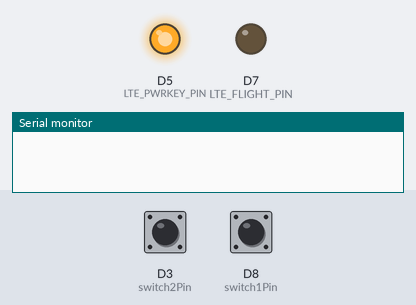
A sketch run on a simulated Arduino Zero (SAMD21). On the bench: output pins drawn as LEDs (lit = HIGH), the last lines printed to the serial monitor. The test bench sets the inputs (shaded band); at power-on: D3 (switch2Pin) HIGH, D8 (switch1Pin) HIGH. The modem accepts every AT command (registered, SIM ready, sends succeed) and sends nothing else.

Above: at 0.2 s.
At 16.6 s:
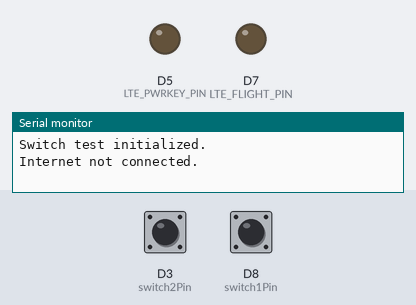
16.7 s: D3 (switch2Pin) pulled LOW for 0.15 s
18.8 s: D8 (switch1Pin) pulled LOW for 0.15 s
Timing chart, 0 to 21.8 s (numbered marks = the images above; inputs shaded):
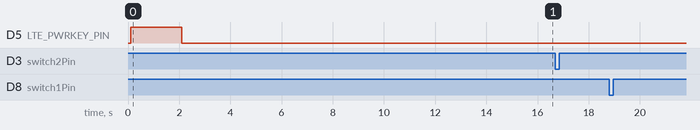

The sketch:

Blueband_final.ino
```cpp
#define DEBUG false

#define LTE_PWRKEY_PIN 5
#define LTE_RESET_PIN 6
#define LTE_FLIGHT_PIN 7

const int switch1Pin = 8;
const int switch2Pin = 3;

volatile bool sosPressed = false;
volatile bool okPressed = false;
volatile bool sendingMessage = false;


unsigned long lastTrackSendTime = 0;
const unsigned long trackSendInterval = 500; // 1.5 seconds

int gpsSendAttempts = 0;
const int maxAttempts = 25;

String sendData(String command, const int timeout, boolean debug = false) {
    String response = "";
    Serial1.println(command);

    long int startTime = millis();
    while (millis() - startTime < timeout) {
        while (Serial1.available()) {
            char c = Serial1.read();
            response += c;
        }
    }

    if (debug) {
        SerialUSB.print(command);
        SerialUSB.print(" Response: ");
        SerialUSB.println(response);
    }

    return response;
}

String extractNMEA(String response) {
    int start = response.indexOf("+CGPSINFO: ");
    if (start != -1) {
        start += 11; // Move past "+CGPSINFO: "
        int end = response.indexOf("OK", start);
        if (end != -1 && end > start) {
            String nmea = response.substring(start, end);
            nmea.trim(); // Trim any leading/trailing whitespace
            return nmea;
        }
    }
    return ""; // Return empty string if NMEA sentence not found or invalid format
}

bool sendHTTPRequest(String url, String jsonPayload, bool breath) {
    if (breath) {
        delay(50);  // Adjusted for minimal delay
    }
    SerialUSB.println("Sending HTTP request to " + url);

    sendData("AT+HTTPINIT", 100, DEBUG);
    sendData("AT+HTTPPARA=\"CID\",1", 100, DEBUG);
    sendData("AT+HTTPPARA=\"URL\",\"" + url + "\"", 100, DEBUG);
    sendData("AT+HTTPPARA=\"CONTENT\",\"application/json\"", 100, DEBUG);
    sendData("AT+HTTPDATA=" + String(jsonPayload.length()) + ",2000", 100);
    sendData(jsonPayload, 100, DEBUG);
    String response = sendData("AT+HTTPACTION=1", 2000, DEBUG);
    sendData("AT+HTTPTERM", 100, DEBUG);

    if (breath) {
        if (response.indexOf("200") != -1) {
            SerialUSB.println("HTTP request sent successfully.");
            return false;
        } else {
            SerialUSB.println("Failed to send HTTP request.");
            return true;
        }
    } else {
        return true;
    }
}

void sendTrackData() {
    String gpsInfo = sendData("AT+CGPSINFO", 1300, DEBUG);
    String nmeaSentence = extractNMEA(gpsInfo);
    SerialUSB.println(nmeaSentence + " nmea");

    if (nmeaSentence.length() > 8) {
        SerialUSB.println("Sending Track data");

        String jsonPayload = "{\"nmea\": \"" + nmeaSentence + "\",\"carId\":2}";
        String requestBinURL = "https://blueband-speed-zr7gm6w4cq-el.a.run.app/track";
        if (sendHTTPRequest(requestBinURL, jsonPayload, false)) {
            // Retry logic if needed
        }
    }
}

void handleSosPress() {
    delay(50);  // Simple debounce
    if (digitalRead(switch1Pin) == LOW) {  // Check if the button is still pressed
        sosPressed = true;
    }
}

void handleOkPress() {
    delay(50);  // Simple debounce
    if (digitalRead(switch2Pin) == LOW) {  // Check if the button is still pressed
        okPressed = true;
    }
}

void setup() {
    SerialUSB.begin(115200);
    Serial1.begin(115200);

    pinMode(LTE_RESET_PIN, OUTPUT);
    digitalWrite(LTE_RESET_PIN, LOW);

    pinMode(LTE_PWRKEY_PIN, OUTPUT);
    digitalWrite(LTE_PWRKEY_PIN, LOW);
    delay(100);
    digitalWrite(LTE_PWRKEY_PIN, HIGH);
    delay(2000);
    digitalWrite(LTE_PWRKEY_PIN, LOW);

    pinMode(LTE_FLIGHT_PIN, OUTPUT);
    digitalWrite(LTE_FLIGHT_PIN, LOW);

    pinMode(switch1Pin, INPUT_PULLUP);  // Enable internal pull-up resistor
    pinMode(switch2Pin, INPUT_PULLUP);  // Enable internal pull-up resistor

    attachInterrupt(digitalPinToInterrupt(switch1Pin), handleSosPress, FALLING);
    attachInterrupt(digitalPinToInterrupt(switch2Pin), handleOkPress, FALLING);

    while (!SerialUSB) {
        delay(10);
    }

    sosPressed = false;
    okPressed = false;

    SerialUSB.println("Switch test initialized.");
    //String response = sendData("AT+CFUN=1,1", 5000, DEBUG);
    String response = sendData("AT+CGATT=0", 2000, DEBUG);
   response = sendData("AT+CGATT=1", 2000, DEBUG);
  response = sendData("AT+CGACT=1,1", 2000, DEBUG);
  response = sendData("AT+CGPADDR=1", 1300, DEBUG);
  if (response.indexOf("OK") != -1 && response.indexOf(".") != -1) {
    SerialUSB.println("Internet connected.");
  } else {
    SerialUSB.println("Internet not connected.");
  }
    response = sendData("AT+CGPS=0", 3000, DEBUG);
    response = sendData("AT+CGPS=1", 3000, DEBUG);
}

void loop() {
    if (sosPressed) {
        sendingMessage = true;
        sosPressed = false;
        int max_sos_attempt = 0;
        while (max_sos_attempt++ < 25) {
            if (!sendHTTPRequest("https://blueband-speed-zr7gm6w4cq-el.a.run.app/sos", "{\"carId\":2, \"message\": \"SOS\"}", true)) {
                SerialUSB.println("SOS DONE");
                break;
            }
            SerialUSB.println("SOS NOT DONE");
        }
        sendingMessage = false;
    }

    if (okPressed) {
        sendingMessage = true;
        okPressed = false;
        int max_ok_attempt = 0;
        while (max_ok_attempt++ < 25) {
            if (!sendHTTPRequest("https://blueband-speed-zr7gm6w4cq-el.a.run.app/ok", "{\"carId\":2, \"message\": \"OK\"}", true)) {
                SerialUSB.println("OK DONE");
                break;
            }
            SerialUSB.println("OK NOT DONE");
        }
        sendingMessage = false;
    }

    if (!sendingMessage) {
        sendTrackData();  // Attempt to send track data only if no SOS or OK is being sent
    }

    delay(trackSendInterval); // Add a delay to prevent constant looping
}
```
